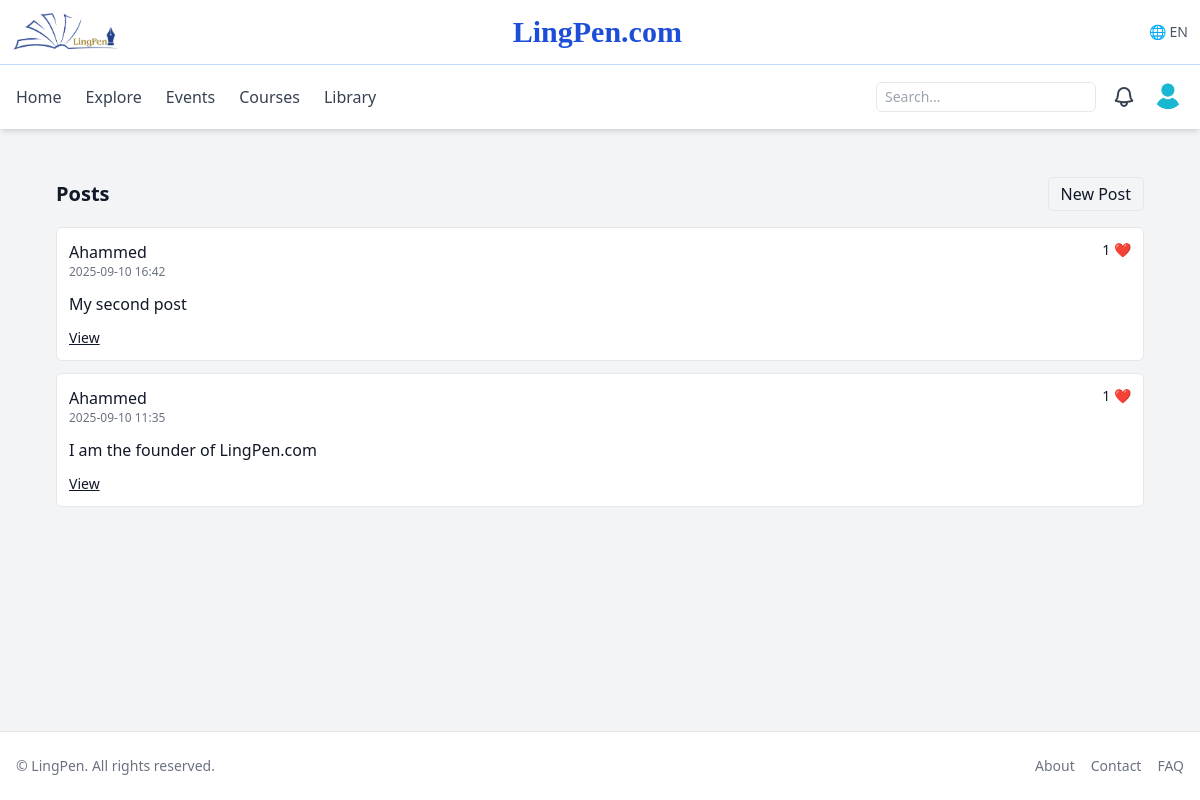
Screenshot of /posts/ (signed in) with the database file from the repository.
### app/models.py (models this page shows)
class Post(db.Model):
    id = db.Column(db.Integer, primary_key=True)
    user_id = db.Column(db.Integer, db.ForeignKey("user.id"), nullable=False, index=True)
    body = db.Column(db.Text, nullable=False)
    created_at = db.Column(db.DateTime, default=datetime.utcnow)
    updated_at = db.Column(db.DateTime, onupdate=datetime.utcnow)
    user = db.relationship("User", backref=db.backref("posts", lazy="dynamic"))
    likes = db.relationship("PostLike", back_populates="post", cascade='all, delete-orphan', lazy="dynamic")
    comments = db.relationship("PostComment", back_populates="post", cascade='all, delete-orphan', lazy="dynamic")

class Profile(db.Model):
    id = db.Column(db.Integer, primary_key=True)
    user_id = db.Column(db.Integer, db.ForeignKey("user.id"), unique=True)
    first_name = db.Column(db.String(80))
    last_name = db.Column(db.String(80))
    dob = db.Column(db.Date)
    photo_url = db.Column(db.String(255))
    cover_url = db.Column(db.String(255))
    about = db.Column(db.Text)
    primary_language = db.Column(db.String(80))
    interests = db.Column(db.String(255))
    proficiency_level = db.Column(db.String(50))
    user = db.relationship("User", back_populates="profile")

### app/blueprints/posts/routes.py (the view)
@bp.route("/")
def index():
    page = request.args.get("page", 1, type=int)
    posts = Post.query.order_by(Post.created_at.desc()).paginate(page=page, per_page=10)
    return render_template("posts/index.html", posts=posts)

### app/models.py (called while the page is built)
@login_manager.user_loader
def load_user(user_id):
    return db.session.get(User, int(user_id))

### app/templates/posts/index.html (shortened to what this page needs)
{% extends 'base.html' %}
{% block content %}
<div class="flex justify-between items-center mb-4">
  <h1 class="text-xl font-semibold">Posts</h1>
  {% if current_user.is_authenticated %}
    <a href="{{ url_for('posts.create') }}" class="px-3 py-1 border rounded">New Post</a>
  {% endif %}
</div>
{% for post in posts.items %}
  <div class="border rounded-md p-3 mb-3 bg-white">
    <div class="flex justify-between items-start">
      <div>
        <div class="font-medium"><a href="{{ url_for('users.profile', user_id=post.user.id) }}">{{ post.user.profile.first_name or post.user.email }}</a></div>
        <div class="text-xs text-gray-500">{{ post.created_at.strftime('%Y-%m-%d %H:%M') }}</div>
      </div>
      <div class="text-sm">{{ post.likes.count() }} ❤️</div>
    </div>
    <p class="mt-3">{{ post.body }}</p>
    <div class="mt-3 flex gap-2">
      <a href="{{ url_for('posts.detail', post_id=post.id) }}" class="text-sm underline">View</a>
    </div>
  </div>
{% endfor %}
{% endblock %}

### rows the page displays
Post: user.profile "Ahammed", created_at "2025-09-10 16:42", likes.count "1", body "My second post"
Post: user.profile "Ahammed", created_at "2025-09-10 11:35", likes.count "1", body "I am the founder of LingPen.com"
